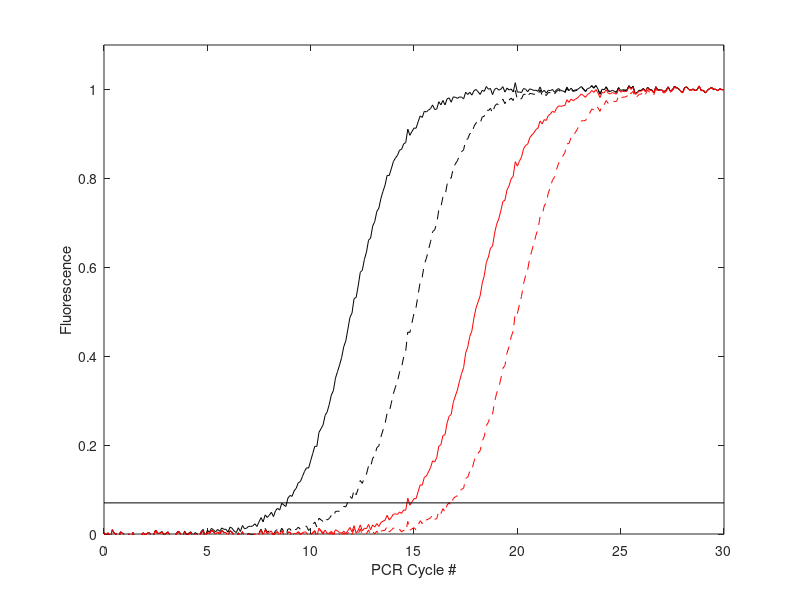

Reproduce this figure in MATLAB.
%% generate sigmoid plot to show qPCR prinicples

%% 
x = 0:0.1:30; % number of cycles
a1 = 0.8;
c1 = 12;

a2 = 0.8;
c2 = 15;

a3 = 0.8;
c3 = 18;

a4 = 0.8;
c4 = 20;

noise = 0.005.*randn(1,301);

y1 = 1./(1 + (exp((-1*a1)*(x-c1))))+noise;
y2 = 1./(1 + (exp((-1*a2)*(x-c2))))+noise;

y3 = 1./(1 + (exp((-1*a3)*(x-c3))))+noise;
y4 = 1./(1 + (exp((-1*a4)*(x-c4))))+noise;

y = y1+y2;

plot(x,y1,'k',x,y2,'k--',x,y3,'r',x,y4,'r--')
ylim([0 1.1])

xlabel('PCR Cycle #')
ylabel('Fluorescence')

line([0 30],[0.07 0.07],'color','k')

% ct1 = find(


